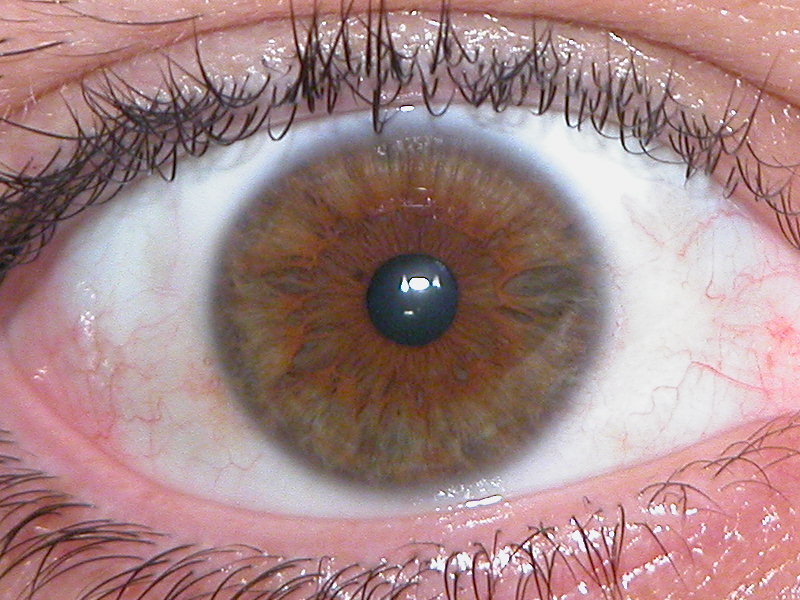
#> input picture OpenCV/Testes/olho.jpg, 800 x 600 px
$ python 'Teste GrabCut.py'
#> lines starting #> are read from the running program, lines starting #| are printed output that depends on the picture
import cv2
import numpy as np
from matplotlib import pyplot as plt

img = cv2.imread('olho.jpg')
#> img is the input picture: shape (600, 800, 3); mean B, G, R 134.4, 134.6, 165.5

mask = np.zeros(img.shape[:2], np.uint8) * 255

#cv2.imshow("mask", mask)

bgdModel = np.zeros((1, 65), np.float64)
fgdModel = np.zeros((1, 65), np.float64)

rect = (200, 200, 600, 500)

"""
#Aplicando thresholding dinâmico
img = cv2.medianBlur(img,5)
ret,th1 = cv2.threshold(img,127,255,cv2.THRESH_BINARY)
th2 = cv2.adaptiveThreshold(img,255,cv2.ADAPTIVE_THRESH_MEAN_C,\
            cv2.THRESH_BINARY,11,2)
th3 = cv2.adaptiveThreshold(img,255,cv2.ADAPTIVE_THRESH_GAUSSIAN_C,\
            cv2.THRESH_BINARY,11,2)
"""

cv2.grabCut(img, mask, rect, bgdModel, fgdModel, 5, cv2.GC_INIT_WITH_RECT)
mask2 = np.where((mask==2) | (mask==0), 0, 1).astype('uint8')
img = img*mask2[:,:,np.newaxis]
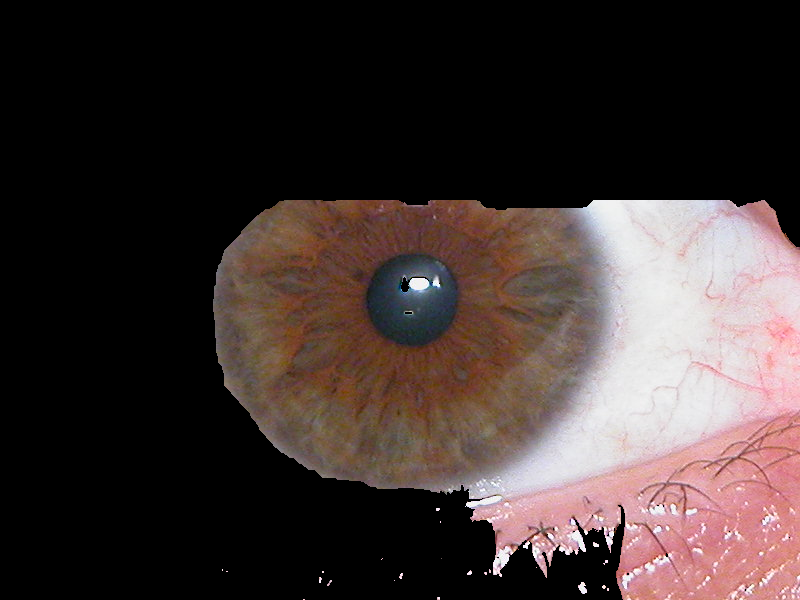
#> img: shape (600, 800, 3); mean B, G, R 50.1, 51.8, 63.3
plt.imshow(img)
plt.colorbar()
plt.show()
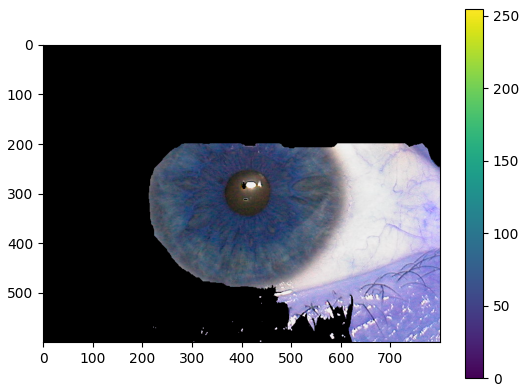
#> figure drawn by matplotlib, 2 panels; B, G, R data is drawn as R, G, B


#cv2.imshow("Imagens", np.hstack([img, th1, th2, th3]))


"""
for i in xrange(4):
    plt.subplot(2,2,i+1),plt.imshow(images[i],'gray')
    plt.title(titles[i])
    plt.xticks([]),plt.yticks([])
plt.show()
"""


cv2.waitKey(0)
cv2.destroyAllWindows()
